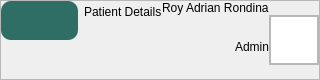
        <widget class="QFrame" name="Header">
         <property name="sizePolicy">
          <sizepolicy hsizetype="Expanding" vsizetype="Expanding">
           <horstretch>0</horstretch>
           <verstretch>0</verstretch>
          </sizepolicy>
         </property>
         <property name="minimumSize">
          <size>
           <width>0</width>
           <height>80</height>
          </size>
         </property>
         <property name="maximumSize">
          <size>
           <width>16777215</width>
           <height>80</height>
          </size>
         </property>
         <property name="cursor">
          <cursorShape>ArrowCursor</cursorShape>
         </property>
         <property name="frameShape">
          <enum>QFrame::StyledPanel</enum>
         </property>
         <property name="frameShadow">
          <enum>QFrame::Raised</enum>
         </property>
         <layout class="QHBoxLayout" name="horizontalLayout_3">
          <property name="spacing">
           <number>0</number>
          </property>
          <property name="leftMargin">
           <number>0</number>
          </property>
          <property name="topMargin">
           <number>0</number>
          </property>
          <property name="rightMargin">
           <number>0</number>
          </property>
          <property name="bottomMargin">
           <number>0</number>
          </property>
          <item alignment="Qt::AlignTop">
           <widget class="QWidget" name="BackButtonCon" native="true">
            <property name="styleSheet">
             <string notr="true">#Title{
	font: 700 22pt &quot;Lexend&quot;;
}
#Subtitle {
	font: 300 10pt &quot;Lexend Light&quot;;
}
QLabel {
    padding: 0px;
    margin: 0px;
}
</string>
            </property>
            <layout class="QHBoxLayout" name="horizontalLayout" stretch="0,0">
             <property name="spacing">
              <number>6</number>
             </property>
             <property name="leftMargin">
              <number>0</number>
             </property>
             <property name="topMargin">
              <number>0</number>
             </property>
             <property name="rightMargin">
              <number>0</number>
             </property>
             <property name="bottomMargin">
              <number>0</number>
             </property>
             <item alignment="Qt::AlignLeft">
              <widget class="QPushButton" name="BackButton">
               <property name="styleSheet">
                <string notr="true">QPushButton {
	font: 900 10pt &quot;Satoshi Black&quot;;
	background-color: #2E6E65;
 	border-radius: 10px;
	font-weight: bold;
	font-size: 25px;
	color: #F4F7ED;
	text-align: left;
	padding: 5px 5px;
}</string>
               </property>
               <property name="text">
                <string/>
               </property>
               <property name="icon">
                <iconset resource="../Images/resources.qrc">
                 <normaloff>:/lucide/icons/arrow-left.svg</normaloff>:/lucide/icons/arrow-left.svg</iconset>
               </property>
               <property name="iconSize">
                <size>
                 <width>40</width>
                 <height>40</height>
                </size>
               </property>
              </widget>
             </item>
             <item alignment="Qt::AlignVCenter">
              <widget class="QWidget" name="widget" native="true">
               <property name="sizePolicy">
                <sizepolicy hsizetype="Expanding" vsizetype="Fixed">
                 <horstretch>0</horstretch>
                 <verstretch>0</verstretch>
                </sizepolicy>
               </property>
               <property name="maximumSize">
                <size>
                 <width>16777215</width>
                 <height>16777215</height>
                </size>
               </property>
               <layout class="QVBoxLayout" name="verticalLayout_5">
                <property name="spacing">
                 <number>0</number>
                </property>
                <property name="leftMargin">
                 <number>0</number>
                </property>
                <property name="topMargin">
                 <number>0</number>
                </property>
                <property name="rightMargin">
                 <number>0</number>
                </property>
                <property name="bottomMargin">
                 <number>0</number>
                </property>
                <item alignment="Qt::AlignTop">
                 <widget class="QLabel" name="Title">
                  <property name="enabled">
                   <bool>true</bool>
                  </property>
                  <property name="sizePolicy">
                   <sizepolicy hsizetype="Preferred" vsizetype="Expanding">
                    <horstretch>0</horstretch>
                    <verstretch>0</verstretch>
                   </sizepolicy>
                  </property>
                  <property name="minimumSize">
                   <size>
                    <width>0</width>
                    <height>30</height>
                   </size>
                  </property>
                  <property name="maximumSize">
                   <size>
                    <width>16777215</width>
                    <height>30</height>
                   </size>
                  </property>
                  <property name="text">
                   <string>Patient Details</string>
                  </property>
                  <property name="textFormat">
                   <enum>Qt::PlainText</enum>
                  </property>
                  <property name="alignment">
                   <set>Qt::AlignLeading</set>
                  </property>
                  <property name="wordWrap">
                   <bool>true</bool>
                  </property>
                 </widget>
                </item>
               </layout>
              </widget>
             </item>
            </layout>
           </widget>
          </item>
          <item>
           <layout class="QHBoxLayout" name="UserPanel">
            <property name="rightMargin">
             <number>0</number>
            </property>
            <item>
             <layout class="QVBoxLayout" name="UserInfo">
              <property name="spacing">
               <number>0</number>
              </property>
              <item alignment="Qt::AlignRight">
               <widget class="QLabel" name="UserName">
                <property name="text">
                 <string>Roy Adrian Rondina</string>
                </property>
                <property name="alignment">
                 <set>Qt::AlignLeading</set>
                </property>
               </widget>
              </item>
              <item alignment="Qt::AlignRight">
               <widget class="QLabel" name="UserType">
                <property name="text">
                 <string>Admin</string>
                </property>
                <property name="alignment">
                 <set>Qt::AlignLeading</set>
                </property>
               </widget>
              </item>
             </layout>
            </item>
            <item>
             <widget class="QFrame" name="Profile">
              <property name="sizePolicy">
               <sizepolicy hsizetype="Fixed" vsizetype="Fixed">
                <horstretch>0</horstretch>
                <verstretch>0</verstretch>
               </sizepolicy>
              </property>
              <property name="minimumSize">
               <size>
                <width>50</width>
                <height>50</height>
               </size>
              </property>
              <property name="maximumSize">
               <size>
                <width>50</width>
                <height>50</height>
               </size>
              </property>
              <property name="frameShape">
               <enum>QFrame::StyledPanel</enum>
              </property>
              <property name="frameShadow">
               <enum>QFrame::Raised</enum>
              </property>
              <layout class="QVBoxLayout" name="verticalLayout_3">
               <property name="spacing">
                <number>0</number>
               </property>
               <property name="leftMargin">
                <number>0</number>
               </property>
               <property name="topMargin">
                <number>0</number>
               </property>
               <property name="rightMargin">
                <number>0</number>
               </property>
               <property name="bottomMargin">
                <number>0</number>
               </property>
               <item>
                <widget class="QGraphicsView" name="ProfilePic">
                 <property name="enabled">
                  <bool>true</bool>
                 </property>
                 <property name="sizePolicy">
                  <sizepolicy hsizetype="Preferred" vsizetype="Preferred">
                   <horstretch>0</horstretch>
                   <verstretch>0</verstretch>
                  </sizepolicy>
                 </property>
                 <property name="minimumSize">
                  <size>
                   <width>0</width>
                   <height>0</height>
                  </size>
                 </property>
                </widget>
               </item>
              </layout>
             </widget>
            </item>
           </layout>
          </item>
         </layout>
        </widget>
